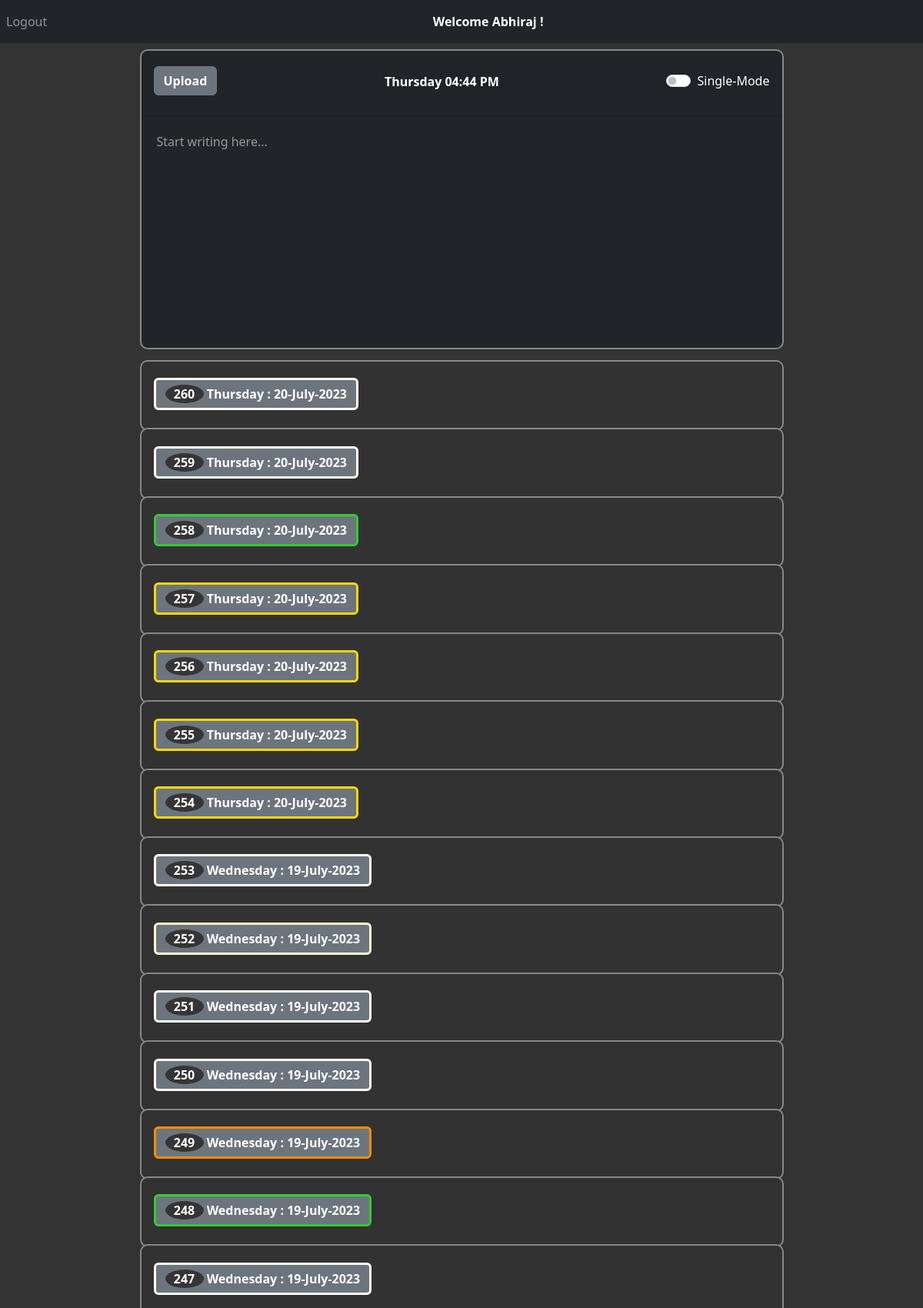
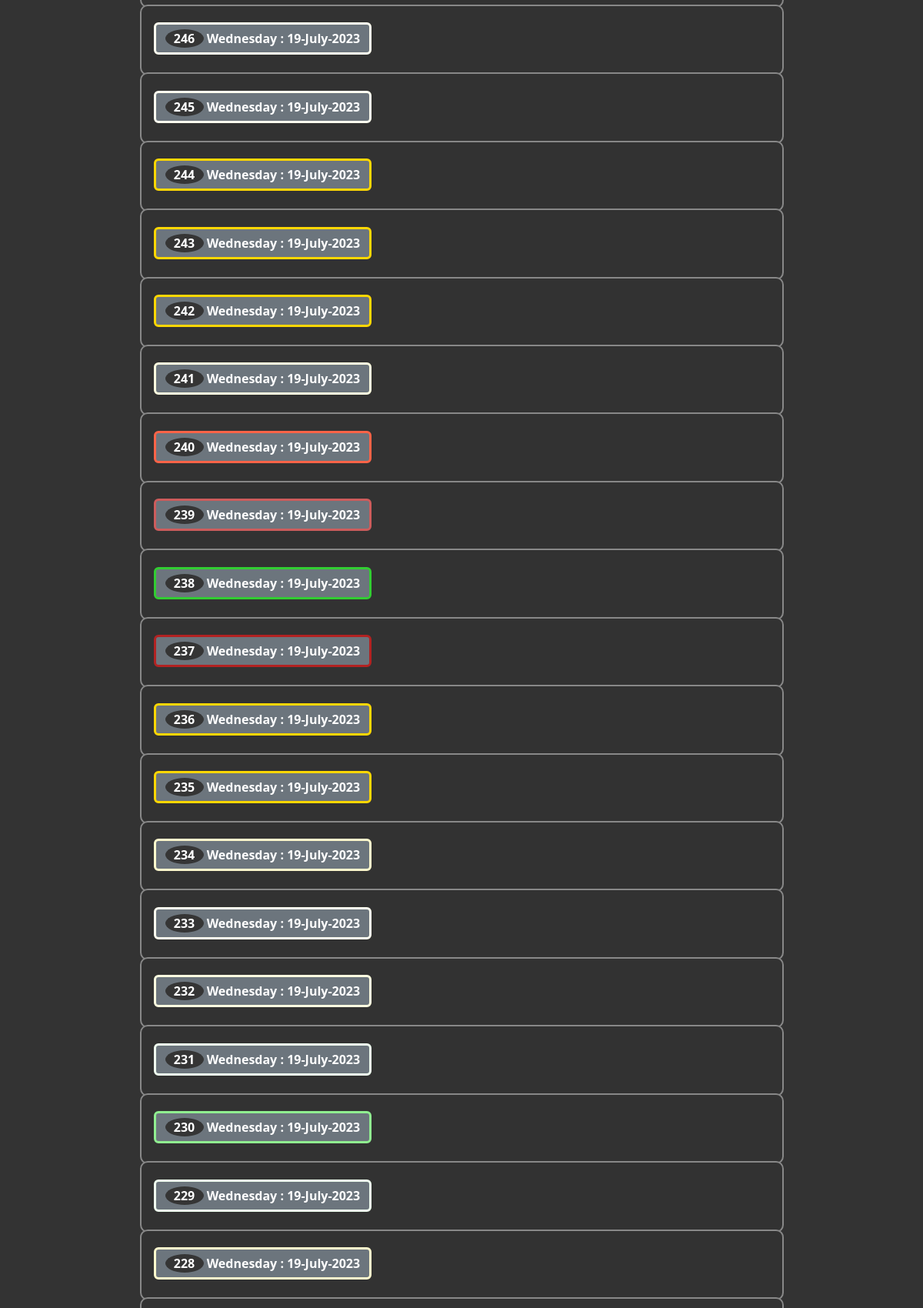
The app's page / (signed in, upper part) with its own data (2 pictures, top to bottom).
### website/models.py (models this page shows)
class User(db.Model, UserMixin):
    id = db.Column(db.Integer, primary_key=True)
    email = db.Column(db.String(150), unique=True)
    password = db.Column(db.String(150))
    first_name = db.Column(db.String(150))
    notes = db.relationship('Note')

class Note(db.Model):
    id = db.Column(db.Integer, primary_key=True)
    data = db.Column(db.String(10000))
    date = db.Column(db.DateTime(timezone=True), default=func.now())
    day = db.Column(db.String(10), default=datetime.now().strftime('%A'))
    currDate = db.Column(db.String(20), default=datetime.now().strftime('%Y-%m-%d'))
    time = db.Column(db.String(20), default=datetime.now().strftime('%H:%M:%S'))
    month = db.Column(db.String(20), default=datetime.now().strftime('%B'))
    sentiment = db.Column(db.Float)
    sentimentColor = db.Column(db.String(255))
    classification = db.Column(db.String(50))
    switch_state = db.Column(db.Boolean, default=False)  # New column for the switch state
    user_id = db.Column(db.Integer, db.ForeignKey('user.id'))

### website/views.py (the view, shortened to what this page needs)
@views.route('/', methods=['GET', 'POST'])
@login_required
def home():
    first_name = current_user.first_name
    notes = Note.query.filter_by(user_id=current_user.id).all()
    get_switch_state = Note.query.filter_by(user_id=current_user.id).order_by(Note.id.desc()).first()
    latest_switch_state = "checked" if get_switch_state.switch_state else ""
    note_data = [(note.currDate, note.day, note.month, note.sentimentColor) for note in notes]
    return render_template("home.html", user=current_user, first_name = first_name, note_data=note_data, latest_switch_state = latest_switch_state)

### website/__init__.py (called while the page is built)
def create_app():
    app = Flask(__name__)
    app.config['SECRET_KEY'] = 'hjshjhdjah kjshkjdhjs'
    app.config['SQLALCHEMY_DATABASE_URI'] = f'sqlite:///{DB_NAME}'
    db.init_app(app)
    from .views import views
    from .auth import auth
    app.register_blueprint(views, url_prefix='/')
    app.register_blueprint(auth, url_prefix='/')
    from .models import User, Note
    with app.app_context():
        db.create_all()
    login_manager = LoginManager()
    login_manager.login_view = 'auth.login'
    login_manager.init_app(app)
    @login_manager.user_loader
    def load_user(id):
        return User.query.get(int(id))
    return app

### website/templates/home.html (shortened to what this page needs)
{% extends "base.html" %}
{% block content %}
<form method="POST">
  <div class="card text-white bg-dark mb-3">
    <div class="card-header">
      <div align="left">
        <button type="submit" class="btn btn-secondary" style="display: flex; justify-content: space-between;"><b>Upload</b></button>
      </div>
      <div style="font-weight: bold">
        <div class="d-flex justify-content-center w-100">
          <span class="navbar-text text-center" style="color: white; font-weight: bold;">
             <span id="current-time-home"></span>
          </span>
        </div>
      </div>
      <div class="form-check form-switch align-center">
        <input class="form-check-input" type="checkbox" role="switch" id="flexSwitchCheckChecked" name="switchState" {{latest_switch_state}}>
        <label class="form-check-label" for="flexSwitchCheckChecked">Single-Mode</label>
      </div>
    </div>
    <textarea name="note" id="note" class="form-control bg-dark text-white" style="border: none;" autofocus wrap="soft" placeholder="Start writing here..."></textarea>
  </div>
</form>
<ul class="list-group list-group-flush" id="notes">
  {% for note in user.notes | reverse %}
  <div class="accordion" id="accordionExample">
    <div class="card">
      <div class="card-header text-center" id="heading{{ note.id }}">
        <h2 class="mb-0">
          <button class="btn btn-secondary text-left" type="button" data-toggle="collapse" data-target="#collapse{{ note.id }}" aria-expanded="true" aria-controls="collapse{{ note.id }}"  {% if note.sentimentColor %}style="border-color: {{ note.sentimentColor }}"{% endif %}>
            {% if note.currDate %}
              {% set index = loop.length - loop.index0 %}
              <span class="index-circle">{{ index }}</span><b> {{ note.day }} : {{ note.currDate[8:] }}-{{ note.month }}-{{ note.currDate[:4] }}</b>
            {% else %}
              <span class="index-circle">{{ index }}</span><b>{{ note.day }} - Date Not Available </b>
            {% endif %}
          </button>
        </h2>
      </div>
    </div>
  </div>{% endfor %}
</ul>
{% endblock %}

### website/templates/base.html (shortened to what this page needs)
<!DOCTYPE html>
<html>
  <head>
    <link
      rel="stylesheet"
      href="https://stackpath.bootstrapcdn.com/bootstrap/4.4.1/css/bootstrap.min.css"
    />
    <link
      rel="stylesheet"
      href="https://stackpath.bootstrapcdn.com/font-awesome/4.7.0/css/font-awesome.min.css"
    />
    <link rel="stylesheet" href="static\styles.css">
    <link href="https://cdn.jsdelivr.net/npm/bootstrap@5.3.0/dist/css/bootstrap.min.css" rel="stylesheet">
  </head>
  <body>
    <nav class="navbar navbar-expand-lg navbar-dark bg-dark" #e3f2fd;>
      <div class="collapse navbar-collapse" id="navbar">
        <div class="navbar-nav">
          {% if user.is_authenticated %}
          <a class="nav-item nav-link" id="logout" href="/logout">Logout</a>
          {% endif %}
        </div>
        {% if user.is_authenticated %}
        <div class="d-flex justify-content-center w-100">
          <span class="navbar-text text-center" style="color: white; font-weight: bold;">
             <span>Welcome {{first_name}} !</span>
          </span>
        </div>
      {% endif %}
    </nav>
    <div class="container">{% block content %} {% endblock %}</div>
  </body>
</html>

### website/templates/base.html (style rules this page uses)
body { background-color: #333; color:white; }

### website/templates/home.html (style rules this page uses)
.index-circle { display: inline-block; width: 50px; height: 24px; line-height: 24px; text-align: center; border-radius: 50%; background-color: #353535; color: #fff; font-weight: bold; }
.card-header { padding-top: 20px; padding-bottom: 25px; display: flex; justify-content: space-between; }
.card { background-color: #333; color: white; border-radius: 0px; width:75%; margin: -2px auto; border-color: #888; border-width: 2px 2px 2px 2px; border-style: solid; border-radius: 10px; }
form { margin-top: 10px; background-color: #333; padding: 0px; }
textarea.form-control { background-color: #333; color: white; width: 100%; margin: 0; padding: 20px; font-size: 16px; border: 3px solid #ccc; border-radius: 10px; box-sizing: border-box; height: 300px; resize: none; white-space: pre-wrap; }
ul#notes button { border-width: 3px; }
#note::placeholder { color: #999; }
.form-check { padding-top: 7px; }

### records on screen
User: first_name "Abhiraj"
Note: index "260", day "Thursday", currDate "20", month "July", currDate "2023"
Note: index "259", day "Thursday", currDate "20", month "July", currDate "2023"
Note: index "258", day "Thursday", currDate "20", month "July", currDate "2023"
Note: index "257", day "Thursday", currDate "20", month "July", currDate "2023"
Note: index "256", day "Thursday", currDate "20", month "July", currDate "2023"
Note: index "255", day "Thursday", currDate "20", month "July", currDate "2023"
Note: index "254", day "Thursday", currDate "20", month "July", currDate "2023"
Note: index "253", day "Wednesday", currDate "19", month "July", currDate "2023"
Note: index "252", day "Wednesday", currDate "19", month "July", currDate "2023"
Note: index "251", day "Wednesday", currDate "19", month "July", currDate "2023"
Note: index "250", day "Wednesday", currDate "19", month "July", currDate "2023"
Note: index "249", day "Wednesday", currDate "19", month "July", currDate "2023"
Note: index "248", day "Wednesday", currDate "19", month "July", currDate "2023"
Note: index "247", day "Wednesday", currDate "19", month "July", currDate "2023"
Note: index "246", day "Wednesday", currDate "19", month "July", currDate "2023"
Note: index "245", day "Wednesday", currDate "19", month "July", currDate "2023"
Note: index "244", day "Wednesday", currDate "19", month "July", currDate "2023"
Note: index "243", day "Wednesday", currDate "19", month "July", currDate "2023"
Note: index "242", day "Wednesday", currDate "19", month "July", currDate "2023"
Note: index "241", day "Wednesday", currDate "19", month "July", currDate "2023"
Note: index "240", day "Wednesday", currDate "19", month "July", currDate "2023"
Note: index "239", day "Wednesday", currDate "19", month "July", currDate "2023"
Note: index "238", day "Wednesday", currDate "19", month "July", currDate "2023"
Note: index "237", day "Wednesday", currDate "19", month "July", currDate "2023"
Note: index "236", day "Wednesday", currDate "19", month "July", currDate "2023"
Note: index "235", day "Wednesday", currDate "19", month "July", currDate "2023"
Note: index "234", day "Wednesday", currDate "19", month "July", currDate "2023"
Note: index "233", day "Wednesday", currDate "19", month "July", currDate "2023"
Note: index "232", day "Wednesday", currDate "19", month "July", currDate "2023"
Note: index "231", day "Wednesday", currDate "19", month "July", currDate "2023"
Note: index "230", day "Wednesday", currDate "19", month "July", currDate "2023"
Note: index "229", day "Wednesday", currDate "19", month "July", currDate "2023"
Note: index "228", day "Wednesday", currDate "19", month "July", currDate "2023"
